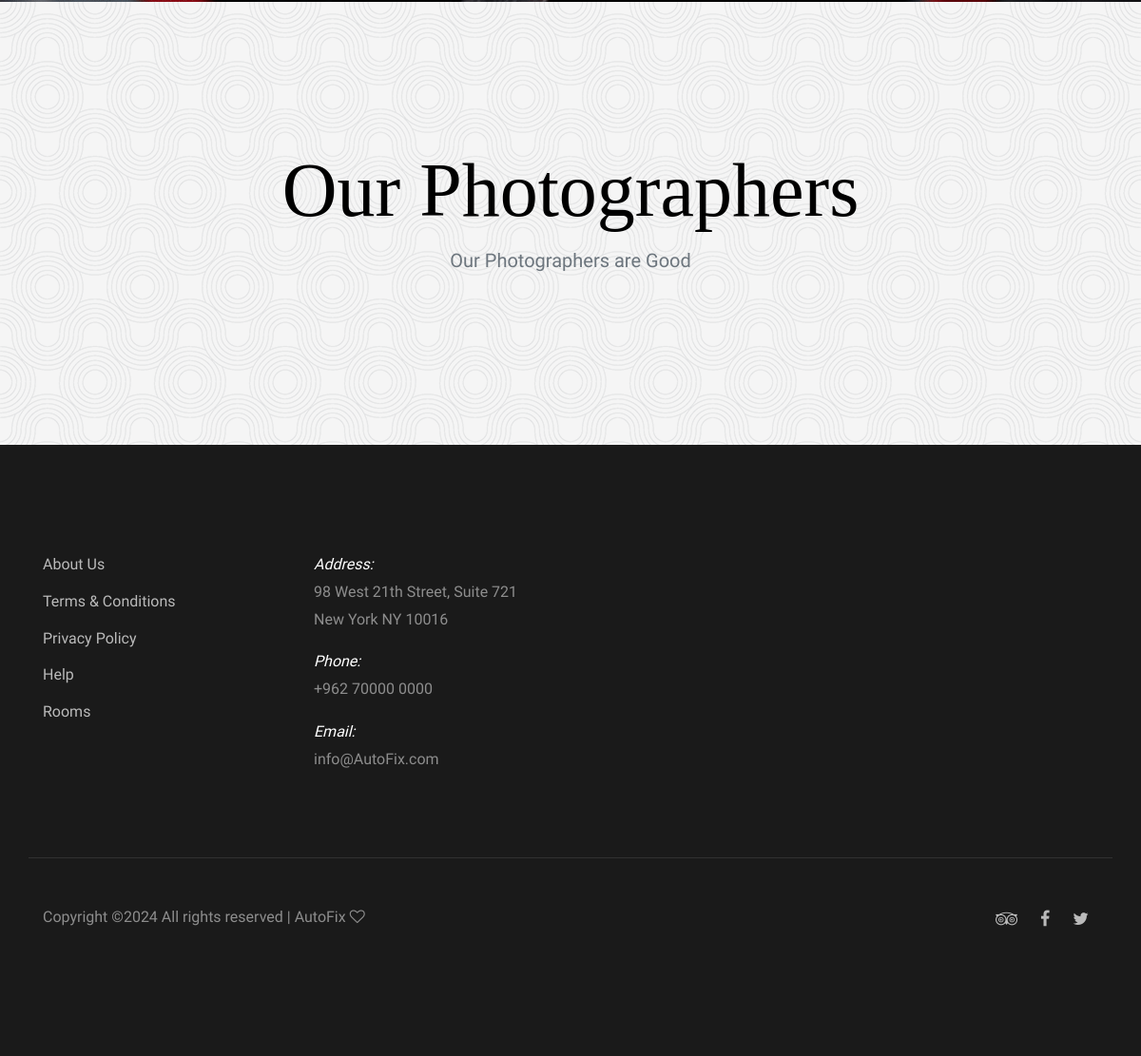
The app's page /Site/Mechanices.php (lower part), older data.
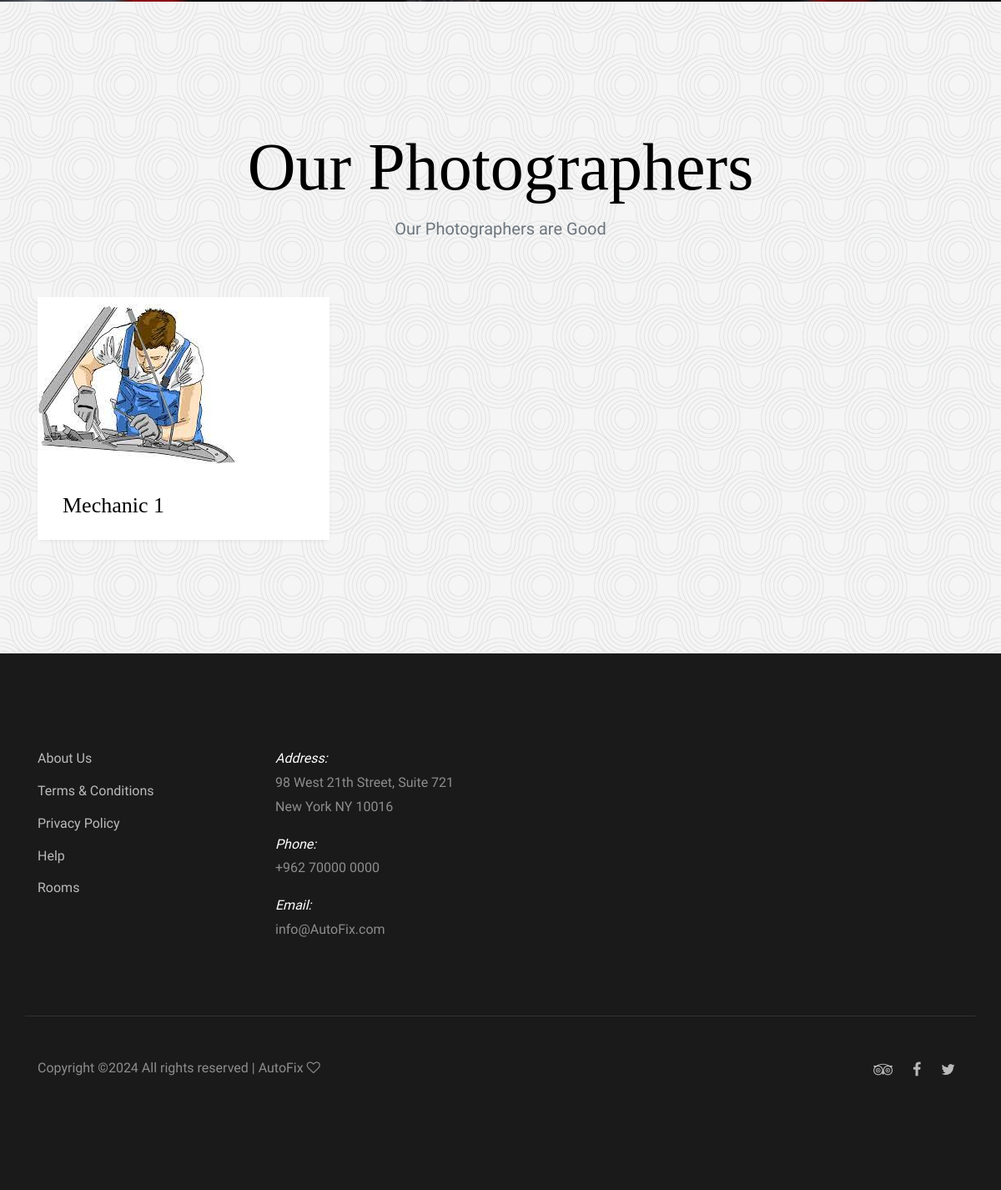
The same page, newer data.
### tables this page shows
CREATE TABLE `users` (
  `id` int(11) NOT NULL,
  `specalization_id` int(11) DEFAULT NULL,
  `location_id` int(11) DEFAULT NULL,
  `type` varchar(191) NOT NULL,
  `name` varchar(191) NOT NULL,
  `email` varchar(191) NOT NULL,
  `phone` varchar(191) NOT NULL,
  `password` varchar(191) NOT NULL,
  `total_rate` double NOT NULL DEFAULT 0,
  `active` tinyint(1) NOT NULL DEFAULT 1,
  `created_at` datetime NOT NULL DEFAULT current_timestamp()
);

### Site/Mechanices.php (the view, shortened to what this page needs)
<?php
include "../Connect.php";
$specialization_id = $_GET['specialization_id'];
?>
<!doctype html>
<html lang="en">
  <head>
    <link rel="stylesheet" href="css/bootstrap.css">
    <link rel="stylesheet" href="css/animate.css">
    <link rel="stylesheet" href="css/owl.carousel.min.css">
    <link rel="stylesheet" href="css/aos.css">
    <link rel="stylesheet" href="fonts/ionicons/css/ionicons.min.css">
    <link rel="stylesheet" href="fonts/fontawesome/css/font-awesome.min.css">
    <link rel="stylesheet" href="css/style.css">
  </head>
  <body>
    <section class="site-hero overlay" style="background-image: url(img/index_background.jpeg)">
      <div class="container">
        <div class="row site-hero-inner justify-content-center align-items-center">
        </div>
      </div>
    </section>
    <section class="section blog-post-entry bg-pattern">
      <div class="container">
        <div class="row justify-content-center text-center mb-5">
          <div class="col-md-8">
            <h2 class="heading" data-aos="fade-up">Our Photographers</h2>
            <p class="lead" data-aos="fade-up">Our Photographers are Good</p>
          </div>
        </div>
        <div class="row">
        <?php
if ($specialization_id) {
    $sql1 = mysqli_query($con, "SELECT * from users WHERE type = 'MICHANIC' AND specialization_id = '$specialization_id' ORDER BY id DESC");
} else {
    $sql1 = mysqli_query($con, "SELECT * from users WHERE type = 'MICHANIC' ORDER BY id DESC");
}
while ($row1 = mysqli_fetch_array($sql1)) {
    $mechanic_id = $row1['id'];
    $name = $row1['name'];
    ?>
          <div class="col-lg-4 col-md-6 col-sm-6 col-12 post" data-aos="fade-up" data-aos-delay="100">
            <div class="media media-custom d-block mb-4">
              <a href="./Make-Appointement.php?mechanic_id=<?php echo $mechanic_id ?>" class="mb-4 d-block"><img src="./img/mechanices.jpeg" alt="Image placeholder" class="img-fluid"></a>
              <div class="media-body">
                <h2 class="mt-0 mb-3"><a href="#"><?php echo $name ?></a></h2>
              </div>
            </div>
          </div>
          <?php
}?>
        </div>
      </div>
    </section>
    <?php include './Footer.php';?>
  </body>
</html>

### Site/Footer.php
<footer class="section footer-section">
      <div class="container">
        <div class="row mb-4">
          <div class="col-md-3 mb-5">
            <ul class="list-unstyled link">
              <li><a href="./about.php">About Us</a></li>
              <li><a href="#">Terms &amp; Conditions</a></li>
              <li><a href="#">Privacy Policy</a></li>
              <li><a href="#">Help</a></li>
             <li><a href="./Photographers.php">Rooms</a></li>
            </ul>
          </div>
          <div class="col-md-3 mb-5 pr-md-5 contact-info">
            <p><span class="d-block">Address:</span> <span> 98 West 21th Street, Suite 721 New York NY 10016</span></p>
            <p><span class="d-block">Phone:</span> <span> +962 70000 0000</span></p>
            <p><span class="d-block">Email:</span> <span> info@AutoFix.com</span></p>
          </div>
        </div>
        <div class="row bordertop pt-5">
          <p class="col-md-6 text-left">
Copyright &copy;<script>document.write(new Date().getFullYear());</script> All rights reserved | AutoFix <i class="fa fa-heart-o" aria-hidden="true"></i>
</p>
          <p class="col-md-6 text-right social">
            <a href="#"><span class="fa fa-tripadvisor"></span></a>
            <a href="#"><span class="fa fa-facebook"></span></a>
            <a href="#"><span class="fa fa-twitter"></span></a>
          </p>
        </div>
      </div>
    </footer>

### Site/css/style.css (style rules this page uses)
body { background: #fff; font-family: "Mukta Mahee", arial, sans-serif; font-weight: 200; font-size: 16px; line-height: 1.8; color: #6c757d; }
a { -webkit-transition: .3s all ease; -o-transition: .3s all ease; transition: .3s all ease; text-decoration: none; }
h1, h2, h3, h4, h5 { color: #000; font-family: "Playfair+Display", times, serif; }
.site-hero { background-size: cover; height: 100vh; min-height: 700px; width: 100%; }
.site-hero.overlay:before { background: rgba(0, 0, 0, 0.45); content: ""; position: absolute; height: 100vh; min-height: 700px; top: 0; left: 0; bottom: 0; right: 0; }
.site-hero-inner { height: 100vh; min-height: 700px; }
.section { padding: 7em 0; }
.heading-serif, .testimonial-section .heading, .slider-section .heading, .blog-post-entry .heading { font-size: 80px; font-family: "Playfair+Display", times, serif; }
.bg-pattern { background: #e9ecef url("../img/round.png"); }
.blog-post-entry { position: relative; margin-top: -125px; padding-top: 150px; }
.post .media-custom { background: #fff; -webkit-transition: .3s all ease; -o-transition: .3s all ease; transition: .3s all ease; -webkit-box-shadow: 0 2px 5px -2px rgba(0, 0, 0, 0.1); box-shadow: 0 2px 5px -2px rgba(0, 0, 0, 0.1); }
.post .media-custom a { color: #000; }
.post .media-custom .media-body { padding: 10px 30px; }
.post .media-custom h2 { font-size: 26px; }
.footer-section { background: #1a1a1a; color: #fff; }
.footer-section a { color: rgba(255, 255, 255, 0.7); }
.footer-section p { color: rgba(255, 255, 255, 0.5); }
.footer-section .bordertop { border-top: 1px solid rgba(255, 255, 255, 0.1); padding-top: 20px; }
.footer-section .contact-info span.d-block { font-style: italic; color: #fff; }
.footer-section .social a { font-size: 18px; padding: 10px; }
.footer-section .link li { margin-bottom: 10px; }

Row changes from the older to the newer data that the page shows:
added users: name "Mechanic 1"
